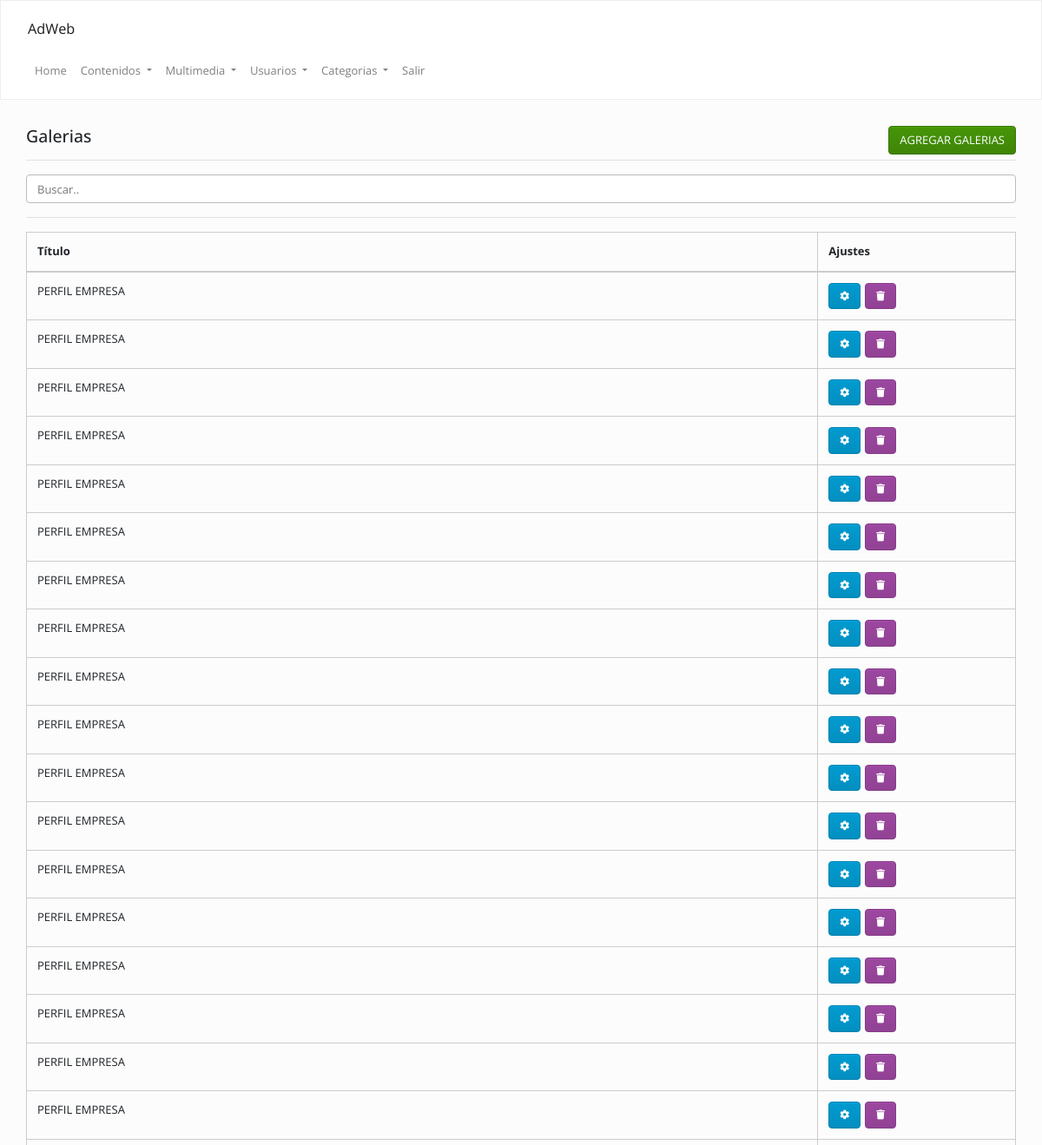
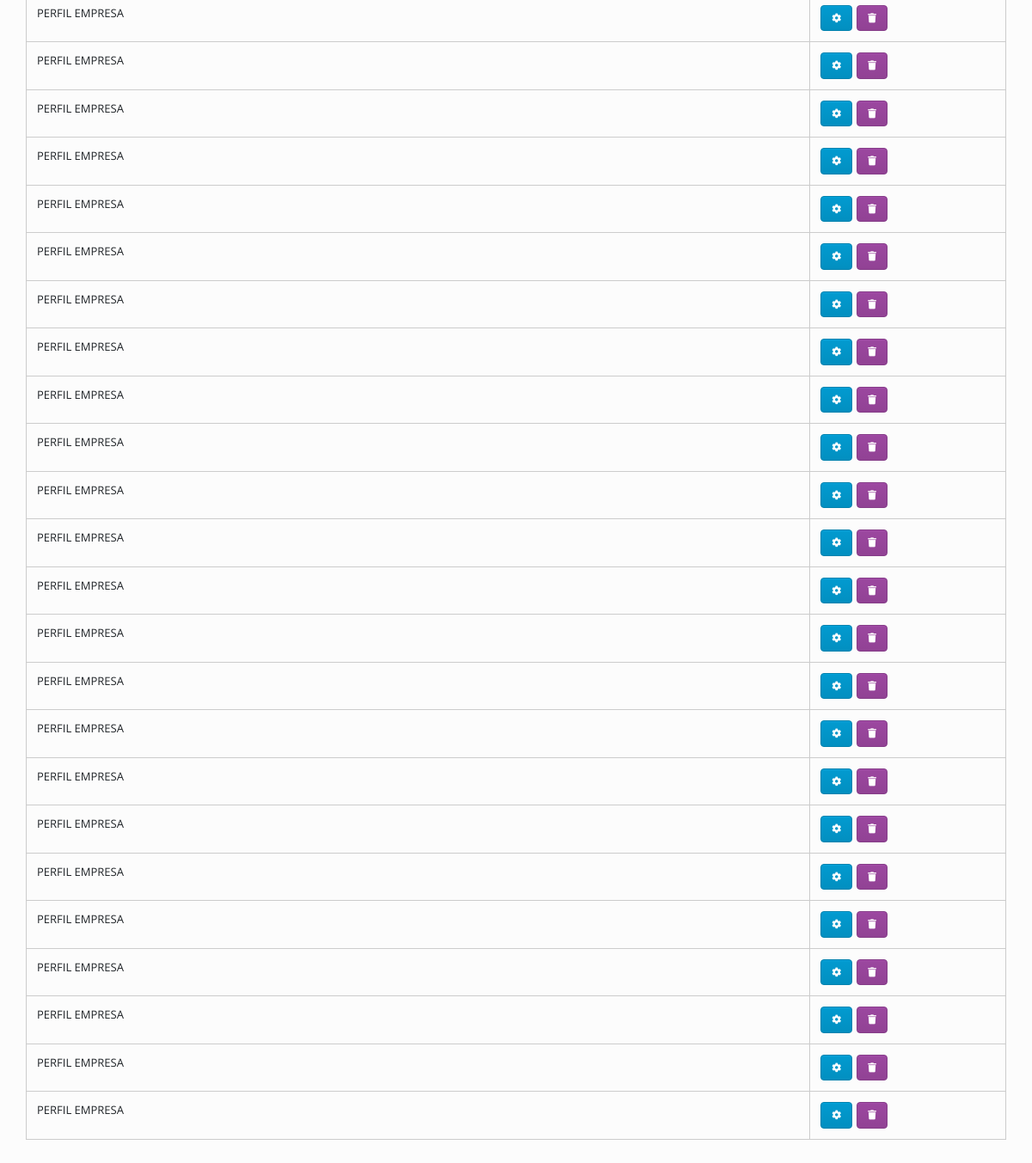
Screenshot of /admin/index.php?op=galerias&accion=ver (signed in) with the database file from the repository (2 pictures, top to bottom).
### tables this page shows
CREATE TABLE `galerias` (
  `id` int(11) NOT NULL,
  `cod` varchar(255) DEFAULT NULL,
  `titulo` text,
  `desarrollo` text,
  `categoria` text,
  `keywords` text,
  `description` text,
  `fecha` date DEFAULT NULL,
  `usuario` varchar(255) DEFAULT NULL
);

### Config/Autoload.php (called while the page is built, shortened)
<?php
class autoload
{
    public static function runAdmin()
    {
        spl_autoload_register(
            function ($clase)
            {
                $ruta = str_replace("\\", "/", $clase) . ".php";
            }
        );
    }
}

### Clases/Conexion.php (called while the page is built, shortened)
<?php namespace Clases;
class Conexion
{
    private $datos = array("host"=> "localhost","user"=> "root","pass"=> "","db"  => "ces");
    private $con;
    public function __construct()
    {
        $this->con = mysqli_connect($this->datos["host"], $this->datos["user"], $this->datos["pass"], $this->datos["db"]);
        mysqli_set_charset($this->con,'utf8');
    }
    public function sqlReturn($query)
    {
        $dato = $this->con->query($query);
        return $dato;
    }
}

### Clases/Galerias.php (called while the page is built, shortened)
<?php
class Galerias
{
	private $con;
	public function __construct()
	{
		$this->con = new Conexion();
	}
	public function list($filter){
		$array = array();
		if (is_array($filter)) {
			$filterSql = "WHERE ";
			$filterSql .= implode(" AND ", $filter);
		} else {
			$filterSql = '';
		}
		$sql   = "SELECT * FROM `galerias` $filterSql  ORDER BY id DESC";
		$notas = $this->con->sqlReturn($sql);
		if ($notas) {
			while ($row = mysqli_fetch_assoc($notas)) {
				$array[] = $row;
			}
			return $array;
		}
	}
}

### admin/inc/galerias/ver.php (the view, shortened to what this page needs)
<?php
$galerias = new Clases\Galerias();
$data = $galerias->list("");
?>
<div class="mt-20">
    <div class="col-lg-12 col-md-12">
        <h4>
            Galerias
            <a class="btn btn-success pull-right" href="<?=URL?>/index.php?op=galerias&accion=agregar">
                AGREGAR GALERIAS
            </a>
        </h4>
        <hr/>
        <input class="form-control" id="myInput" type="text" placeholder="Buscar..">
        <hr/>
        <table class="table  table-bordered  ">
            <thead>
                <th>
                    Título
                </th>
                <th>
                    Ajustes
                </th>
            </thead>
            <tbody>
                <?php
                if (is_array($data)) {
                    for ($i = 0; $i < count($data); $i++) {
                        echo "<tr>";
                        echo "<td>" . strtoupper($data[$i]["titulo"]) . "</td>";
                        echo "<td>";
                        echo '<a class="btn btn-info" data-toggle="tooltip" data-placement="top" title="Modificar" href="' . URL . '/index.php?op=galerias&accion=modificar&cod=' . $data[$i]["cod"] . '">
                        <i class="fa fa-cog"></i></a>';
                        echo '<a class="btn btn-danger" data-toggle="tooltip" data-placement="top" title="Eliminar" href="' . URL . '/index.php?op=contenidos&accion=ver&borrar=' . $data[$i]["cod"] . '">
                        <i class="fa fa-trash"></i></a>';
                        echo "</td>";
                        echo "</tr>";
                    }
                }
                ?>
            </tbody>
        </table>
    </div>
</div>

### Clases/TemplateAdmin.php (shortened to what this page needs)
<?php
class TemplateAdmin
{
    public function themeInit()
    {
        echo '<!DOCTYPE html>';
        echo '<html lang="es">';
        echo '<head>';
        include("inc/header.inc.php");
        echo '</head>';
        echo '<body>';
        include "inc/nav.inc.php";
        echo '<div class="container-fluid pb-100">';
    }
    public function themeEnd()
    {
        echo '</div>';
        echo '</body>';
        echo '</html >';
    }
}

### admin/inc/header.inc.php (shortened to what this page needs)
 <link rel="stylesheet" href="https://stackpath.bootstrapcdn.com/bootstrap/4.1.3/css/bootstrap.min.css">
<link rel="stylesheet" href="https://use.fontawesome.com/releases/v5.4.2/css/all.css">
<link rel="stylesheet" href="https://bootswatch.com/4/simplex/bootstrap.min.css" />
<link rel="stylesheet" href="<?=URL?>/css/style.css" />

### admin/inc/nav.inc.php (shortened to what this page needs)
<?php
$pages = ["contenidos", "multimedia","usuarios", "promociones", "configuracion", "categorias"];
?>
<nav class="navbar navbar-expand-lg navbar-light bg-light mb-30">
    <div class="col-md-12">
        <a class="navbar-brand" href="#">
            AdWeb
        </a>
        <div class="collapse navbar-collapse" id="navbarSupportedContent">
            <ul class="navbar-nav">
                <li class="nav-item">
                    <a class="nav-link" href="index.php">
                        Home
                    </a>
                </li>
                <li class="nav-item dropdown <?php if (!in_array('contenidos', $pages)) {echo 'd-none';}?>">
                    <a class="nav-link dropdown-toggle" href="#" data-toggle="dropdown">
                        Contenidos
                    </a>
                </li>
                <li class="nav-item dropdown <?php if (!in_array('multimedia', $pages)) {echo 'd-none';}?>">
                    <a class="nav-link dropdown-toggle" href="#" data-toggle="dropdown">
                        Multimedia
                    </a>
                </li>
                <li class="nav-item dropdown <?php if (!in_array('usuarios', $pages)) {echo 'd-none';}?>">
                    <a class="nav-link dropdown-toggle" href="#" data-toggle="dropdown">
                        Usuarios
                    </a>
                </li>
                <li class="nav-item dropdown <?php if (!in_array('categorias', $pages)) {echo 'd-none';}?>">
                    <a class="nav-link dropdown-toggle" href="#" data-toggle="dropdown">
                        Categorias
                    </a>
                </li>
                <li class="nav-item">
                    <a class="nav-link" href="<?=URL?>/index.php?op=salir">
                        Salir
                    </a>
                </li>
            </ul>
        </div>
    </div>
</nav>

### admin/index.php (shortened to what this page needs)
<?php
require_once "../Config/Autoload.php";
$template = new Clases\TemplateAdmin();
$template->set("title", "Admin");
$template->set("description", "Admin");
$template->set("keywords", "Inicio");
$template->set("favicon", "url");
$template->themeInit();
$admin    = new Clases\Admin();
$funciones= new Clases\PublicFunction();
if (!isset($_SESSION["admin"])) {
	$admin->loginForm();
} else {
	$op = isset($_GET["op"]) ? $_GET["op"] : 'inicio';
	$accion = isset($_GET["accion"]) ? $_GET["accion"] : 'ver';
	if($op != '') {
		if($op == "salir") {
			session_destroy();
			$funciones->headerMove(URL."/index.php");
		} else {
			include "inc/".$op."/".$accion.".php";
		}
	}
}
$template->themeEnd();

### admin/css/style.css (style rules this page uses)
.pull-right { float: right !important; }
.mt-20 { margin-top: 20px !important; }
.mb-30 { margin-bottom: 30px !important; }
.pb-100 { padding-bottom: 100px !important; }
td .btn { margin-right: 5px; font-size: 11px; }
th:last-child { width: 20%; }

### rows the page displays
galerias: titulo "PERFIL EMPRESA"
galerias: titulo "PERFIL EMPRESA"
galerias: titulo "PERFIL EMPRESA"
galerias: titulo "PERFIL EMPRESA"
galerias: titulo "PERFIL EMPRESA"
galerias: titulo "PERFIL EMPRESA"
galerias: titulo "PERFIL EMPRESA"
galerias: titulo "PERFIL EMPRESA"
galerias: titulo "PERFIL EMPRESA"
galerias: titulo "PERFIL EMPRESA"
galerias: titulo "PERFIL EMPRESA"
galerias: titulo "PERFIL EMPRESA"
galerias: titulo "PERFIL EMPRESA"
galerias: titulo "PERFIL EMPRESA"
galerias: titulo "PERFIL EMPRESA"
galerias: titulo "PERFIL EMPRESA"
galerias: titulo "PERFIL EMPRESA"
galerias: titulo "PERFIL EMPRESA"
galerias: titulo "PERFIL EMPRESA"
galerias: titulo "PERFIL EMPRESA"
galerias: titulo "PERFIL EMPRESA"
galerias: titulo "PERFIL EMPRESA"
galerias: titulo "PERFIL EMPRESA"
galerias: titulo "PERFIL EMPRESA"
galerias: titulo "PERFIL EMPRESA"
galerias: titulo "PERFIL EMPRESA"
galerias: titulo "PERFIL EMPRESA"
galerias: titulo "PERFIL EMPRESA"
galerias: titulo "PERFIL EMPRESA"
galerias: titulo "PERFIL EMPRESA"
galerias: titulo "PERFIL EMPRESA"
galerias: titulo "PERFIL EMPRESA"
galerias: titulo "PERFIL EMPRESA"
galerias: titulo "PERFIL EMPRESA"
galerias: titulo "PERFIL EMPRESA"
galerias: titulo "PERFIL EMPRESA"
galerias: titulo "PERFIL EMPRESA"
galerias: titulo "PERFIL EMPRESA"
galerias: titulo "PERFIL EMPRESA"
galerias: titulo "PERFIL EMPRESA"
galerias: titulo "PERFIL EMPRESA"
galerias: titulo "PERFIL EMPRESA"
